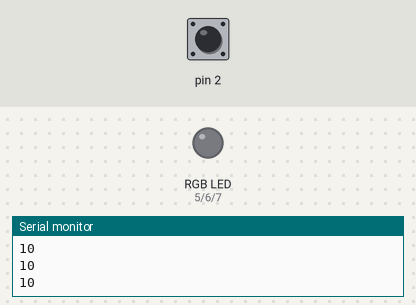
The sketch below on a simulated Arduino Uno, built with avr-gcc and run on an emulated ATmega328P. Shown: an RGB LED mixed from three pins (HIGH = lit), the last lines printed to the serial monitor. The inputs (shaded band) are chosen by the test bench; at power-on: pin 2 HIGH.

Above: at 1.2 s.
1.3 s: pin 2 pulled LOW for 0.15 s
At 1.41 s:
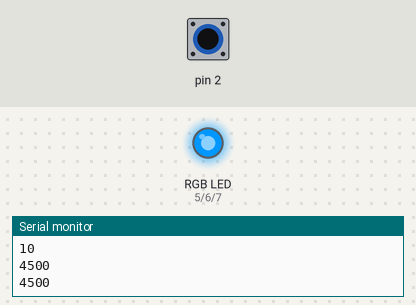
2.9 s: pin 2 pulled LOW for 3.2 s
At 7.5 s:
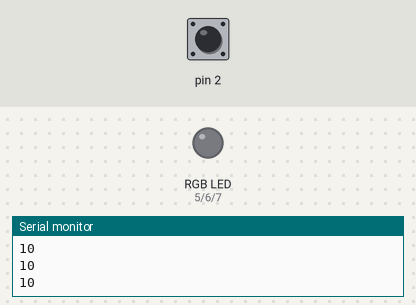
Timing chart, 0 to 9.0 s (numbered marks = the images above; inputs shaded):
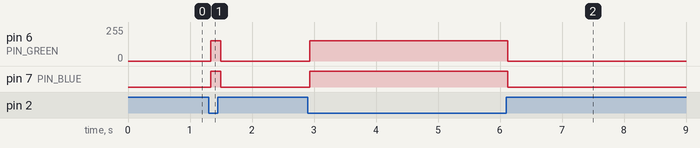

The sketch:

CapacitiveSensorTest.ino
```cpp
#include <CapacitiveSensor.h>

#define PIN_RED   5
#define PIN_GREEN 6
#define PIN_BLUE  7

CapacitiveSensor cs_4_2 = CapacitiveSensor(4, 2);

const long TOUCH_THRESHOLD = 500; // ggf. anpassen

void setup() {
  cs_4_2.set_CS_AutocaL_Millis(0xFFFFFFFF);
  Serial.begin(9600);

  pinMode(PIN_RED, OUTPUT);
  pinMode(PIN_GREEN, OUTPUT);
  pinMode(PIN_BLUE, OUTPUT);

  // LED aus
  analogWrite(PIN_RED, 0);
  analogWrite(PIN_GREEN, 0);
  analogWrite(PIN_BLUE, 0);
}

void loop() {
  long sensorValue = cs_4_2.capacitiveSensor(30);

  Serial.println(sensorValue);

  if (sensorValue > TOUCH_THRESHOLD) {
    // Türkis einschalten
    analogWrite(PIN_RED, 0);
    analogWrite(PIN_GREEN, 151);
    analogWrite(PIN_BLUE, 157);
  } else {
    // LED ausschalten
    analogWrite(PIN_RED, 0);
    analogWrite(PIN_GREEN, 0);
    analogWrite(PIN_BLUE, 0);
  }

  delay(50);
}
```

Measured:
- after the input at 1.3 s, pin 6 (PIN_GREEN): 0/255 → 151/255 at once, → 0/255 0.16 s later; pin 7 (PIN_BLUE): LOW → HIGH at once, → LOW 0.16 s later
- after the input at 2.9 s, pin 6 (PIN_GREEN): 0/255 → 151/255 at once, → 0/255 3.2 s later; pin 7 (PIN_BLUE): LOW → HIGH at once, → LOW 3.2 s later
